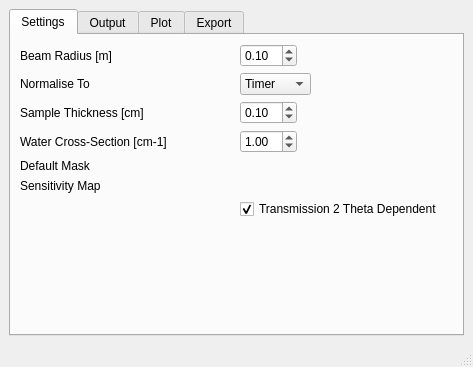
<?xml version="1.0" encoding="UTF-8"?>
<ui version="4.0">
 <class>MainWindow</class>
 <widget class="QMainWindow" name="MainWindow">
  <property name="geometry">
   <rect>
    <x>0</x>
    <y>0</y>
    <width>473</width>
    <height>367</height>
   </rect>
  </property>
  <property name="windowTitle">
   <string>Reflectometry Reduction Settings</string>
  </property>
  <widget class="QWidget" name="centralwidget">
   <layout class="QVBoxLayout" name="verticalLayout">
    <item>
     <widget class="QTabWidget" name="tabWidget">
      <property name="currentIndex">
       <number>0</number>
      </property>
      <widget class="QWidget" name="settings">
       <attribute name="title">
        <string>Settings</string>
       </attribute>
       <layout class="QHBoxLayout" name="horizontalLayout_2">
        <item>
         <layout class="QGridLayout" name="gridLayout">
          <item row="3" column="0">
           <widget class="QLabel" name="label_4">
            <property name="toolTip">
             <string>The cross-section value of water, used for absolute scale normalisation.</string>
            </property>
            <property name="text">
             <string>Water Cross-Section [cm-1]</string>
            </property>
           </widget>
          </item>
          <item row="1" column="1" alignment="Qt::AlignLeft">
           <widget class="QComboBox" name="comboBox">
            <item>
             <property name="text">
              <string>Timer</string>
             </property>
            </item>
            <item>
             <property name="text">
              <string>Monitor</string>
             </property>
            </item>
           </widget>
          </item>
          <item row="2" column="1" alignment="Qt::AlignLeft">
           <widget class="QDoubleSpinBox" name="sampleThickness">
            <property name="singleStep">
             <double>0.010000000000000</double>
            </property>
            <property name="value">
             <double>0.100000000000000</double>
            </property>
           </widget>
          </item>
          <item row="3" column="1" alignment="Qt::AlignLeft">
           <widget class="QDoubleSpinBox" name="waterXsection">
            <property name="singleStep">
             <double>0.010000000000000</double>
            </property>
            <property name="value">
             <double>1.000000000000000</double>
            </property>
           </widget>
          </item>
          <item row="1" column="0">
           <widget class="QLabel" name="label_2">
            <property name="toolTip">
             <string>Normalise data by time or monitor counts.</string>
            </property>
            <property name="text">
             <string>Normalise To</string>
            </property>
           </widget>
          </item>
          <item row="0" column="0">
           <widget class="QLabel" name="label">
            <property name="toolTip">
             <string>Used for calculation of beam centre, flux and transmissions.</string>
            </property>
            <property name="text">
             <string>Beam Radius [m]</string>
            </property>
           </widget>
          </item>
          <item row="5" column="1">
           <widget class="QWidget" name="defaultMask" native="true"/>
          </item>
          <item row="0" column="1" alignment="Qt::AlignLeft">
           <widget class="QDoubleSpinBox" name="beamRadius">
            <property name="decimals">
             <number>2</number>
            </property>
            <property name="singleStep">
             <double>0.010000000000000</double>
            </property>
            <property name="value">
             <double>0.100000000000000</double>
            </property>
           </widget>
          </item>
          <item row="6" column="1">
           <widget class="QWidget" name="sensitivityMap" native="true"/>
          </item>
          <item row="6" column="0">
           <widget class="QLabel" name="label_6">
            <property name="text">
             <string>Sensitivity Map</string>
            </property>
           </widget>
          </item>
          <item row="5" column="0">
           <widget class="QLabel" name="label_5">
            <property name="text">
             <string>Default Mask</string>
            </property>
           </widget>
          </item>
          <item row="2" column="0">
           <widget class="QLabel" name="label_3">
            <property name="toolTip">
             <string>The thickness of the flat sample. You can override in Custom Options for each row.</string>
            </property>
            <property name="text">
             <string>Sample Thickness [cm]</string>
            </property>
           </widget>
          </item>
          <item row="8" column="0">
           <spacer name="verticalSpacer">
            <property name="orientation">
             <enum>Qt::Vertical</enum>
            </property>
            <property name="sizeHint" stdset="0">
             <size>
              <width>20</width>
              <height>40</height>
             </size>
            </property>
           </spacer>
          </item>
          <item row="7" column="1">
           <widget class="QCheckBox" name="thetaDependent">
            <property name="text">
             <string>Transmission 2 Theta Dependent</string>
            </property>
            <property name="checked">
             <bool>true</bool>
            </property>
           </widget>
          </item>
         </layout>
        </item>
       </layout>
      </widget>
      <widget class="QWidget" name="iq">
       <attribute name="title">
        <string>Output</string>
       </attribute>
       <layout class="QGridLayout" name="gridLayout_3">
        <item row="0" column="1">
         <widget class="QComboBox" name="comboBox_3">
          <item>
           <property name="text">
            <string>PixelSizeBased</string>
           </property>
          </item>
          <item>
           <property name="text">
            <string>ResolutionBased</string>
           </property>
          </item>
         </widget>
        </item>
        <item row="2" column="0">
         <widget class="QLabel" name="label_11">
          <property name="text">
           <string>Manual Output Binning</string>
          </property>
         </widget>
        </item>
        <item row="1" column="1" alignment="Qt::AlignLeft">
         <widget class="QLineEdit" name="lineEdit">
          <property name="text">
           <string>1</string>
          </property>
         </widget>
        </item>
        <item row="1" column="0">
         <widget class="QLabel" name="label_10">
          <property name="text">
           <string>Binning Factor</string>
          </property>
         </widget>
        </item>
        <item row="2" column="1" alignment="Qt::AlignLeft">
         <widget class="QLineEdit" name="lineEdit_2"/>
        </item>
        <item row="5" column="0" colspan="2">
         <spacer name="verticalSpacer_3">
          <property name="orientation">
           <enum>Qt::Vertical</enum>
          </property>
          <property name="sizeHint" stdset="0">
           <size>
            <width>20</width>
            <height>40</height>
           </size>
          </property>
         </spacer>
        </item>
        <item row="0" column="0" alignment="Qt::AlignLeft">
         <widget class="QLabel" name="label_9">
          <property name="text">
           <string>Default Q Binning</string>
          </property>
         </widget>
        </item>
        <item row="3" column="0">
         <widget class="QLabel" name="label_12">
          <property name="text">
           <string>N Pixel Division</string>
          </property>
         </widget>
        </item>
        <item row="3" column="1" alignment="Qt::AlignLeft">
         <widget class="QLineEdit" name="lineEdit_3">
          <property name="text">
           <string>1</string>
          </property>
         </widget>
        </item>
        <item row="4" column="1">
         <widget class="QCheckBox" name="checkBox">
          <property name="text">
           <string>Separate Outputs For Panels</string>
          </property>
         </widget>
        </item>
       </layout>
      </widget>
      <widget class="QWidget" name="plot">
       <attribute name="title">
        <string>Plot</string>
       </attribute>
       <widget class="QWidget" name="gridLayoutWidget">
        <property name="geometry">
         <rect>
          <x>0</x>
          <y>0</y>
          <width>441</width>
          <height>271</height>
         </rect>
        </property>
        <layout class="QGridLayout" name="gridLayout_2"/>
       </widget>
      </widget>
      <widget class="QWidget" name="export_2">
       <attribute name="title">
        <string>Export</string>
       </attribute>
      </widget>
     </widget>
    </item>
   </layout>
  </widget>
  <widget class="QMenuBar" name="menubar">
   <property name="geometry">
    <rect>
     <x>0</x>
     <y>0</y>
     <width>473</width>
     <height>22</height>
    </rect>
   </property>
  </widget>
  <widget class="QStatusBar" name="statusbar"/>
 </widget>
 <resources/>
 <connections/>
</ui>
